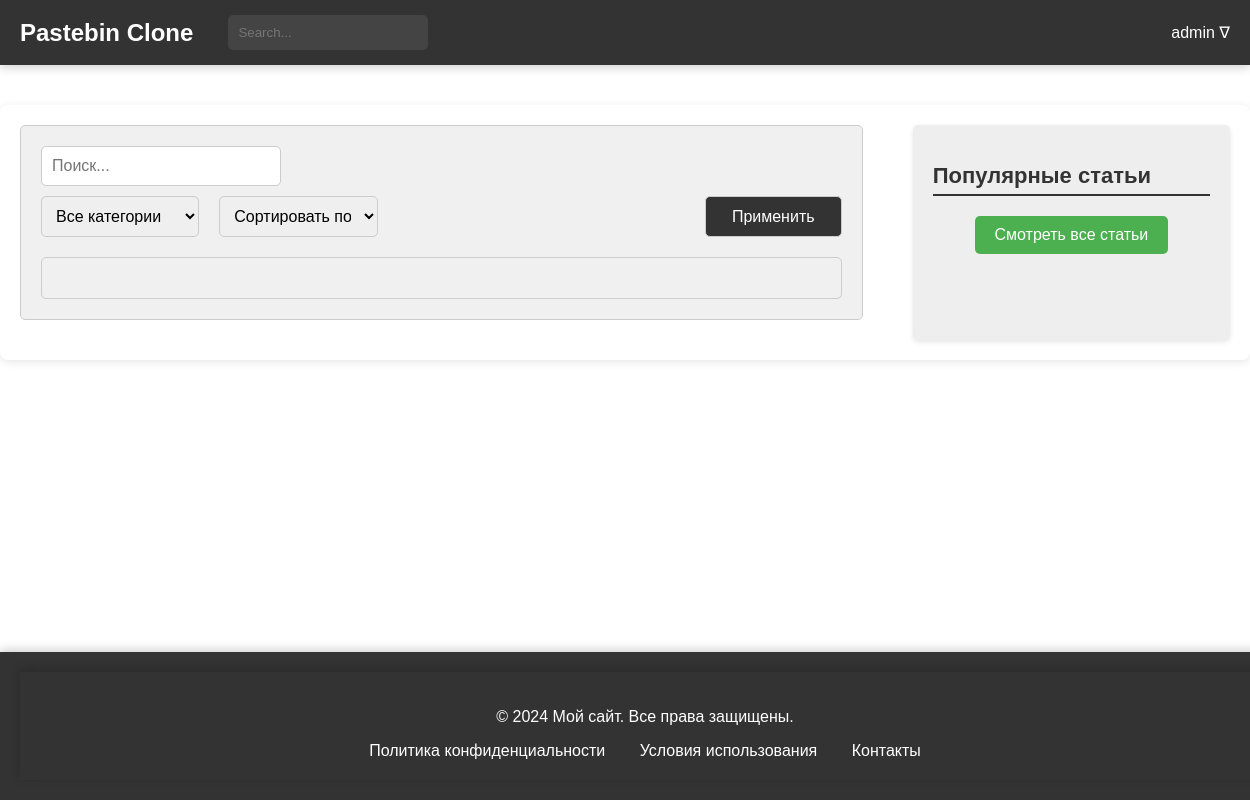
The page /users/posts/ (signed in) on the database as committed earlier.
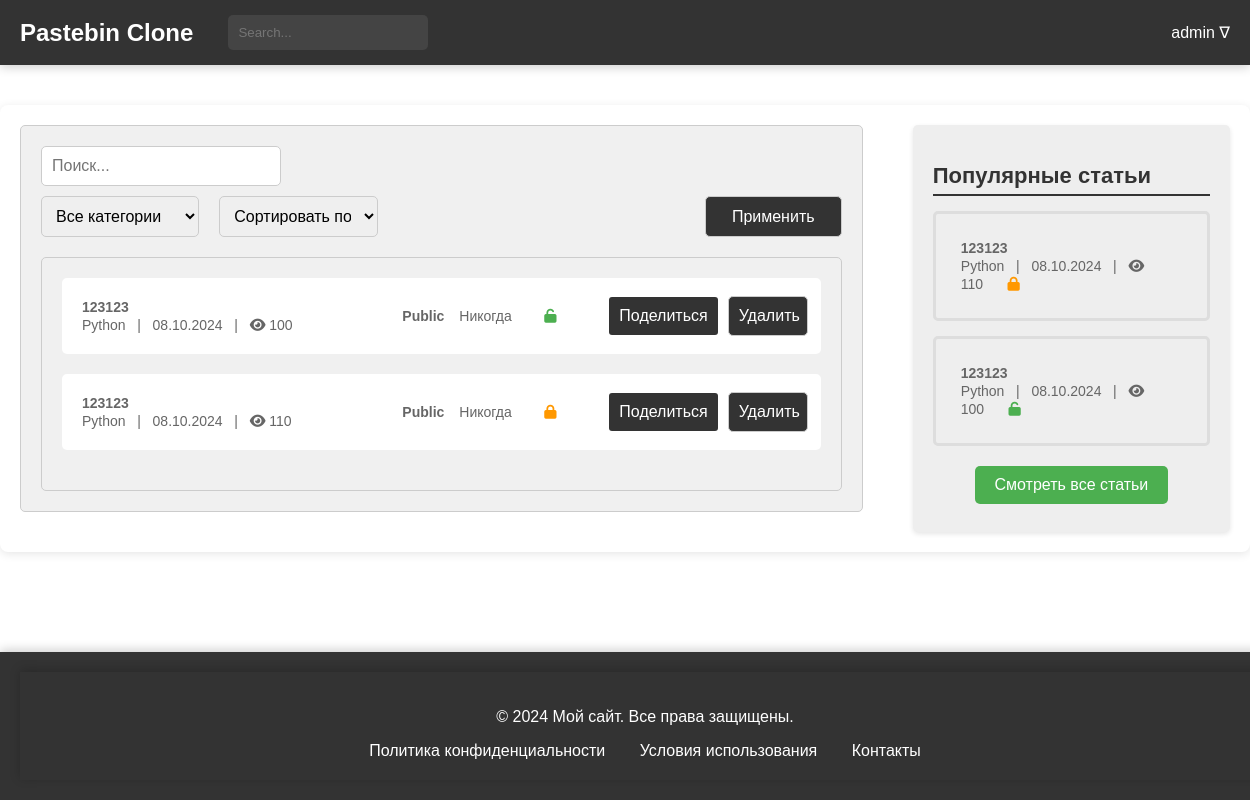
The same page on the database as committed later.
### blog/models.py (models this page shows, shortened)
class Paste(models.Model):
    ACCESS_STATUS_CHOICES = [
        (0, 'Private'),
        (1, 'Public'),
        (2, 'Draft'),
    ]
    TIME_LIVE_CHOICES = [
        (None, 'Никогда'),
        (timedelta(minutes=2), 'Через 2 минуты'),
        (timedelta(hours=1), 'Через 1 час'),
        (timedelta(days=1), 'Через 1 день'),
        (timedelta(weeks=1), 'Через 1 неделю'),
    ]
    title = models.CharField(max_length=200)
    content = models.TextField()
    author = models.ForeignKey(User, on_delete=models.CASCADE)
    created_at = models.DateTimeField(auto_now_add=True)
    updated_at = models.DateTimeField(auto_now=True)
    slug = models.UUIDField(default=uuid.uuid4, editable=False, unique=True)
    tags = models.ManyToManyField(Tag, related_name='posts')
    category = models.ForeignKey(Category, on_delete=models.SET_NULL, null=True)
    access_status = models.IntegerField(choices=ACCESS_STATUS_CHOICES, default=1)
    time_live = models.DurationField(null=True, blank=True)
    password = models.CharField(max_length=100, null=True, blank=True)
    is_delete_after_read = models.BooleanField(default=False)
    views_count = models.PositiveIntegerField(default=100)
    def get_absolute_url(self):
        return reverse('blog:post-detail', kwargs={'slug': self.slug})
    def get_deletion_date(self):
        if self.time_live:
            deletion_date = timezone.now() + self.time_live
            return deletion_date.strftime('%d.%m.%Y')
        return "Никогда"
    def get_formatted_created_at(self):
        return self.created_at.strftime('%d.%m.%Y')
    class Meta:
        verbose_name = 'Паста'
        verbose_name_plural = 'Паста'

class Category(models.Model):
    name = models.CharField(max_length=30, unique=True)
    parent = models.ForeignKey(
        'self',
        on_delete=models.CASCADE,
        null=True, blank=True,
        related_name='subcategories'
    )
    def __str__(self):
        return self.name
    class Meta:
        verbose_name = 'Категория'
        verbose_name_plural = 'Категории'

### users/views.py (the view)
# urls.py: path('posts/', views.posts_list, name='posts-list'),
def posts_list(request):
    user = request.user
    posts = Paste.objects.filter(author=user).order_by('-created_at')
    popular_posts = Paste.objects.order_by('-views_count')[:5]
    return render(request, 'users/users_posts.html', {
        'posts': posts,
        'popular_posts': popular_posts
    })

### users/templates/users/users_posts.html (shortened to what this page needs)
{% extends 'blog/temps/base.html' %}
{% load static %}
{% block head %}
    <link rel="stylesheet" type="text/css" href="{% static 'css/users_posts.css' %}">
{% endblock %}
{% block content %}
<main>
    <div class="main-container">
        <div class="post-filter">
            <form>
                <input type="search" placeholder="Поиск...">
                <div style="display: flex; justify-content: space-between; margin-top: 10px;">
                    <select name="category" style="width: 35%;">
                        <option value="">Все категории</option>
                    </select>
                    <select name="sort" style="width: 35%; margin-left: 20px;">
                        <option value="">Сортировать по</option>
                    </select>
                    <button type="submit" style="margin-left: 327px;">Применить</button>
                </div>
            </form>
            <div class="post-list">
                <ul>
                    {% for post in posts %}
                    <li class="post-item">
                        <div class="post-details">
                            <a href="{% url 'blog:post-detail' post.slug %}">
                                <span class="article-title">{{ post.title }}</span>
                                <br>
                                <span class="article-meta">{{ post.category }} &nbsp; | &nbsp; {{ post.get_formatted_created_at }} &nbsp; |  &nbsp;
                                    <i class="fa fa-eye"></i> <span class="view-count">{{post.views_count}}</span></span>
                            </a>
                        </div>
                        <div class="post-actions">
                            <span class="post-status">{{ post.get_access_status_display }}</span>
                            <span class="post-time">{{ post.get_deletion_date }}</span>
                            {% if post.password %}
                            <span><i class="fa fa-lock" aria-hidden="true" style="color: #FF9800;"></i></span>
                            {% else %}
                            <span><i class="fa fa-unlock" aria-hidden="true" style="color: #4CAF50;"></i></span>
                            {% endif %}
                            <button class="post-share-button" onclick="copyToClipboard('{{ post.get_absolute_url }}')">
                                Поделиться
                            </button>
                            <form method="post" action="{% url 'blog:post-delete' post.id %}">
                                <button type="submit">Удалить</button>
                            </form>
                        </div>
                    </li>
                    {% endfor %}
                </ul>
            </div>
        </div>
        {% include 'blog/temps/popular_posts.html' %}
    </div>
</main>
{% endblock %}

### blog/templates/blog/temps/popular_posts.html
{% load static %}
<head>
    <link rel="stylesheet" type="text/css" href="{% static 'css/popular_posts.css' %}">
    <link rel="stylesheet" href="https://cdnjs.cloudflare.com/ajax/libs/font-awesome/6.0.0-beta3/css/all.min.css">
</head>
<div class="right-block">
    <h2>Популярные статьи</h2>
    <ul>
        {% for popular_post in popular_posts %}
        <li>
            <a href="{% url 'blog:post-detail' popular_post.slug %}">
                <span class="article-title">{{popular_post.title}}</span>
                <br>
                <span class="article-meta">{{ popular_post.category }} &nbsp; | &nbsp; {{ popular_post.get_formatted_created_at }} &nbsp; |  &nbsp;
                                    <i class="fa fa-eye"></i> <span
                            class="view-count">{{popular_post.views_count}}</span></span>
                {% if popular_post.password %}
                <span><i class="fa fa-lock" aria-hidden="true" style="color: #FF9800;"></i></span>
                {% else %}
                <span><i class="fa fa-unlock" aria-hidden="true" style="color: #4CAF50;"></i></span>
                {% endif %}
            </a>
        </li>
        {% endfor %}
    </ul>
     <div class="all-posts-link">
        <a href="{% url 'blog:posts-check' %}">Смотреть все статьи</a>
    </div>
</div>

Rows that differ between the two databases and show on the page:
added Paste: title "123123", category "Python", get_formatted_created_at "08.10.2024", views_count "100", access_status "Public", get_deletion_date "Никогда"
added Paste: title "123123", category "Python", get_formatted_created_at "08.10.2024", views_count "110", access_status "Public", get_deletion_date "Никогда"
